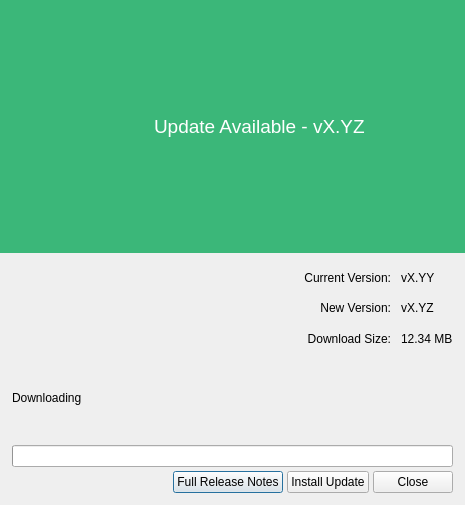
<?xml version="1.0" encoding="UTF-8"?>
<ui version="4.0">
 <class>UpdateDialog</class>
 <widget class="QDialog" name="UpdateDialog">
  <property name="geometry">
   <rect>
    <x>0</x>
    <y>0</y>
    <width>465</width>
    <height>505</height>
   </rect>
  </property>
  <property name="sizePolicy">
   <sizepolicy hsizetype="Fixed" vsizetype="Fixed">
    <horstretch>0</horstretch>
    <verstretch>0</verstretch>
   </sizepolicy>
  </property>
  <property name="windowTitle">
   <string>Update Available</string>
  </property>
  <layout class="QVBoxLayout" name="verticalLayout_4">
   <property name="spacing">
    <number>0</number>
   </property>
   <property name="leftMargin">
    <number>0</number>
   </property>
   <property name="topMargin">
    <number>0</number>
   </property>
   <property name="rightMargin">
    <number>0</number>
   </property>
   <property name="bottomMargin">
    <number>0</number>
   </property>
   <item>
    <widget class="QFrame" name="frame">
     <property name="sizePolicy">
      <sizepolicy hsizetype="Preferred" vsizetype="Minimum">
       <horstretch>0</horstretch>
       <verstretch>0</verstretch>
      </sizepolicy>
     </property>
     <property name="palette">
      <palette>
       <active>
        <colorrole role="WindowText">
         <brush brushstyle="SolidPattern">
          <color alpha="255">
           <red>255</red>
           <green>255</green>
           <blue>255</blue>
          </color>
         </brush>
        </colorrole>
        <colorrole role="Base">
         <brush brushstyle="SolidPattern">
          <color alpha="255">
           <red>255</red>
           <green>255</green>
           <blue>255</blue>
          </color>
         </brush>
        </colorrole>
        <colorrole role="Window">
         <brush brushstyle="SolidPattern">
          <color alpha="255">
           <red>59</red>
           <green>183</green>
           <blue>121</blue>
          </color>
         </brush>
        </colorrole>
       </active>
       <inactive>
        <colorrole role="WindowText">
         <brush brushstyle="SolidPattern">
          <color alpha="255">
           <red>255</red>
           <green>255</green>
           <blue>255</blue>
          </color>
         </brush>
        </colorrole>
        <colorrole role="Base">
         <brush brushstyle="SolidPattern">
          <color alpha="255">
           <red>255</red>
           <green>255</green>
           <blue>255</blue>
          </color>
         </brush>
        </colorrole>
        <colorrole role="Window">
         <brush brushstyle="SolidPattern">
          <color alpha="255">
           <red>59</red>
           <green>183</green>
           <blue>121</blue>
          </color>
         </brush>
        </colorrole>
       </inactive>
       <disabled>
        <colorrole role="WindowText">
         <brush brushstyle="SolidPattern">
          <color alpha="255">
           <red>106</red>
           <green>104</green>
           <blue>100</blue>
          </color>
         </brush>
        </colorrole>
        <colorrole role="Base">
         <brush brushstyle="SolidPattern">
          <color alpha="255">
           <red>59</red>
           <green>183</green>
           <blue>121</blue>
          </color>
         </brush>
        </colorrole>
        <colorrole role="Window">
         <brush brushstyle="SolidPattern">
          <color alpha="255">
           <red>59</red>
           <green>183</green>
           <blue>121</blue>
          </color>
         </brush>
        </colorrole>
       </disabled>
      </palette>
     </property>
     <property name="autoFillBackground">
      <bool>true</bool>
     </property>
     <layout class="QHBoxLayout" name="horizontalLayout">
      <property name="leftMargin">
       <number>20</number>
      </property>
      <property name="rightMargin">
       <number>20</number>
      </property>
      <item>
       <widget class="RDLabel" name="rdocLogo">
        <property name="sizePolicy">
         <sizepolicy hsizetype="Fixed" vsizetype="Fixed">
          <horstretch>0</horstretch>
          <verstretch>0</verstretch>
         </sizepolicy>
        </property>
        <property name="minimumSize">
         <size>
          <width>128</width>
          <height>128</height>
         </size>
        </property>
        <property name="maximumSize">
         <size>
          <width>128</width>
          <height>128</height>
         </size>
        </property>
        <property name="text">
         <string/>
        </property>
        <property name="pixmap">
         <pixmap resource="../../Resources/resources.qrc">:/logo.svg</pixmap>
        </property>
        <property name="scaledContents">
         <bool>true</bool>
        </property>
       </widget>
      </item>
      <item>
       <widget class="QLabel" name="updateVer">
        <property name="sizePolicy">
         <sizepolicy hsizetype="Preferred" vsizetype="Minimum">
          <horstretch>0</horstretch>
          <verstretch>0</verstretch>
         </sizepolicy>
        </property>
        <property name="palette">
         <palette>
          <active/>
          <inactive/>
          <disabled/>
         </palette>
        </property>
        <property name="font">
         <font>
          <pointsize>14</pointsize>
         </font>
        </property>
        <property name="text">
         <string>Update Available - vX.YZ</string>
        </property>
       </widget>
      </item>
     </layout>
    </widget>
   </item>
   <item>
    <layout class="QVBoxLayout" name="verticalLayout_3">
     <property name="spacing">
      <number>4</number>
     </property>
     <property name="leftMargin">
      <number>12</number>
     </property>
     <property name="topMargin">
      <number>12</number>
     </property>
     <property name="rightMargin">
      <number>12</number>
     </property>
     <property name="bottomMargin">
      <number>12</number>
     </property>
     <item>
      <widget class="QFrame" name="metadataFrame">
       <layout class="QGridLayout" name="gridLayout_2">
        <property name="leftMargin">
         <number>0</number>
        </property>
        <property name="topMargin">
         <number>0</number>
        </property>
        <property name="rightMargin">
         <number>0</number>
        </property>
        <property name="bottomMargin">
         <number>0</number>
        </property>
        <property name="horizontalSpacing">
         <number>10</number>
        </property>
        <item row="0" column="1">
         <widget class="QLabel" name="curLabel">
          <property name="text">
           <string>Current Version:</string>
          </property>
          <property name="alignment">
           <set>Qt::AlignRight|Qt::AlignTrailing|Qt::AlignVCenter</set>
          </property>
         </widget>
        </item>
        <item row="0" column="2">
         <widget class="QLabel" name="currentVersion">
          <property name="text">
           <string>vX.YY</string>
          </property>
         </widget>
        </item>
        <item row="1" column="0">
         <spacer name="horizontalSpacer_2">
          <property name="orientation">
           <enum>Qt::Horizontal</enum>
          </property>
          <property name="sizeHint" stdset="0">
           <size>
            <width>40</width>
            <height>20</height>
           </size>
          </property>
         </spacer>
        </item>
        <item row="1" column="1">
         <widget class="QLabel" name="newLabel">
          <property name="text">
           <string>New Version:</string>
          </property>
          <property name="alignment">
           <set>Qt::AlignRight|Qt::AlignTrailing|Qt::AlignVCenter</set>
          </property>
         </widget>
        </item>
        <item row="1" column="2">
         <widget class="QLabel" name="newVersion">
          <property name="text">
           <string>vX.YZ</string>
          </property>
         </widget>
        </item>
        <item row="2" column="1">
         <widget class="QLabel" name="sizeLabel">
          <property name="text">
           <string>Download Size:</string>
          </property>
          <property name="alignment">
           <set>Qt::AlignRight|Qt::AlignTrailing|Qt::AlignVCenter</set>
          </property>
         </widget>
        </item>
        <item row="2" column="2">
         <widget class="QLabel" name="downloadSize">
          <property name="text">
           <string>12.34 MB</string>
          </property>
         </widget>
        </item>
       </layout>
      </widget>
     </item>
     <item>
      <widget class="QLabel" name="progressText">
       <property name="text">
        <string>Downloading</string>
       </property>
       <property name="wordWrap">
        <bool>true</bool>
       </property>
      </widget>
     </item>
     <item>
      <widget class="QProgressBar" name="progressBar"/>
     </item>
     <item>
      <layout class="QHBoxLayout" name="buttonLayout">
       <item>
        <spacer name="horizontalSpacer">
         <property name="orientation">
          <enum>Qt::Horizontal</enum>
         </property>
         <property name="sizeHint" stdset="0">
          <size>
           <width>40</width>
           <height>20</height>
          </size>
         </property>
        </spacer>
       </item>
       <item>
        <widget class="QPushButton" name="releaseNotes">
         <property name="text">
          <string>Full Release Notes</string>
         </property>
        </widget>
       </item>
       <item>
        <widget class="QPushButton" name="update">
         <property name="text">
          <string>Install Update</string>
         </property>
        </widget>
       </item>
       <item>
        <widget class="QPushButton" name="close">
         <property name="text">
          <string>Close</string>
         </property>
        </widget>
       </item>
      </layout>
     </item>
    </layout>
   </item>
  </layout>
 </widget>
 <customwidgets>
  <customwidget>
   <class>RDLabel</class>
   <extends>QLabel</extends>
   <header>Widgets/Extended/RDLabel.h</header>
  </customwidget>
 </customwidgets>
 <resources>
  <include location="../../Resources/resources.qrc"/>
 </resources>
 <connections/>
</ui>
